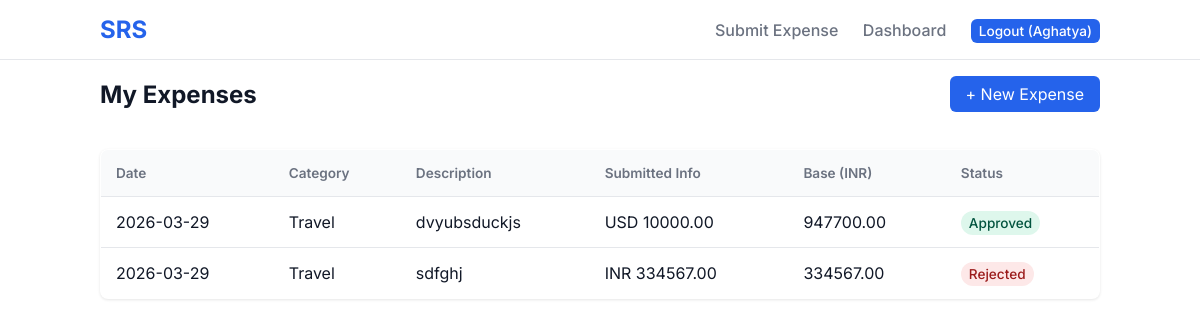
The app's page /dashboard (signed in) with its own data.
### models.py (models this page shows)
class User(UserMixin, db.Model):
    id = db.Column(db.Integer, primary_key=True)
    username = db.Column(db.String(50), nullable=False, unique=True)
    password_hash = db.Column(db.String(256), nullable=False)
    role = db.Column(db.String(20), nullable=False, default='Employee')
    company_id = db.Column(db.Integer, db.ForeignKey('company.id'), nullable=True)
    manager_id = db.Column(db.Integer, db.ForeignKey('user.id'), nullable=True)
    subordinates = db.relationship('User', backref=db.backref('manager', remote_side=[id]))
    expenses = db.relationship('Expense', backref='employee', foreign_keys='Expense.employee_id', lazy=True)

class Company(db.Model):
    id = db.Column(db.Integer, primary_key=True)
    name = db.Column(db.String(100), nullable=False)
    base_currency = db.Column(db.String(10), nullable=False, default="USD")
    is_manager_approver = db.Column(db.Boolean, default=True) # If true, manager must approve first before workflow triggers
    users = db.relationship('User', backref='company', lazy=True)
    approval_rules = db.relationship('ApprovalRule', backref='company', lazy=True)

class Expense(db.Model):
    id = db.Column(db.Integer, primary_key=True)
    employee_id = db.Column(db.Integer, db.ForeignKey('user.id'), nullable=False)
    amount_submitted = db.Column(db.Float, nullable=False)
    currency_submitted = db.Column(db.String(10), nullable=False)
    amount_base = db.Column(db.Float, nullable=False)
    category = db.Column(db.String(50), nullable=False)
    description = db.Column(db.String(200), nullable=True)
    date = db.Column(db.DateTime, default=datetime.utcnow)
    receipt_image_path = db.Column(db.String(200), nullable=True)
    status = db.Column(db.String(20), default='Pending')
    current_approval_step = db.Column(db.Integer, default=0)
    approvals = db.relationship('ExpenseApprovalStep', backref='expense', lazy=True, cascade="all, delete-orphan")

### app.py (the view, shortened to what this page needs)
@app.route('/')
@app.route('/dashboard')
@login_required
def dashboard():
    if current_user.role in ['Admin', 'CTO']:
        expenses = Expense.query.join(User).filter(User.company_id == current_user.company_id).all()
        return render_template('dashboard_admin.html', expenses=expenses)
    else:
        my_expenses = Expense.query.filter_by(employee_id=current_user.id).all()
        return render_template('dashboard_employee.html', expenses=my_expenses)

### app.py (called while the page is built)
@login_manager.user_loader
def load_user(user_id):
    return User.query.get(int(user_id))

### templates/dashboard_employee.html
{% extends 'base.html' %}
{% block content %}
<div style="display: flex; justify-content: space-between; align-items: center; margin-bottom: 20px;">
    <h2>My Expenses</h2>
    <a href="{{ url_for('submit_expense') }}" class="btn-primary" style="text-decoration: none;">+ New Expense</a>
</div>
<table class="table">
    <thead>
        <tr>
            <th>Date</th>
            <th>Category</th>
            <th>Description</th>
            <th>Submitted Info</th>
            <th>Base ({{ current_user.company.base_currency }})</th>
            <th>Status</th>
        </tr>
    </thead>
    <tbody>
        {% for exp in expenses %}
        <tr>
            <td>{{ exp.date.strftime('%Y-%m-%d') }}</td>
            <td>{{ exp.category }}</td>
            <td>{{ exp.description }}</td>
            <td>{{ exp.currency_submitted }} {{ "%.2f"|format(exp.amount_submitted) }}</td>
            <td>{{ "%.2f"|format(exp.amount_base) }}</td>
            <td><span class="badge badge-{{ exp.status }}">{{ exp.status }}</span></td>
        </tr>
        {% else %}
        <tr><td colspan="6" style="text-align: center;">No expenses recorded yet.</td></tr>
        {% endfor %}
    </tbody>
</table>
{% endblock %}

### templates/base.html (shortened to what this page needs)
<!DOCTYPE html>
<html lang="en">
<head>
    <link rel="stylesheet" href="{{ url_for('static', filename='css/style.css') }}">
</head>
<body>
    <nav class="navbar">
        <div class="container nav-content">
            <a href="{{ url_for('dashboard') }}" class="logo">SRS</a>
            <div class="nav-links">
                {% if current_user.is_authenticated %}
                    {% if current_user.role in ['Admin', 'Manager', 'Employee'] %}
                        <a href="{{ url_for('submit_expense') }}">Submit Expense</a>
                    {% endif %}
                    <a href="{{ url_for('dashboard') }}">Dashboard</a>
                    <a href="{{ url_for('logout') }}" class="btn-primary btn-sm">Logout ({{ current_user.username }})</a>
                {% else %}
                    <a href="{{ url_for('login') }}">Login</a>
                    <a href="{{ url_for('signup') }}" class="btn-primary">Sign Up</a>
                {% endif %}
            </div>
        </div>
    </nav>
    <div class="container main-content">
        {% block content %}{% endblock %}
    </div>
</body>
</html>

### static/css/style.css (style rules this page uses)
:root { --primary: #2563EB; --primary-hover: #1D4ED8; --bg-color: #F9FAFB; --text-main: #111827; --text-muted: #6B7280; --border: #E5E7EB; --white: #FFFFFF; }
body { font-family: 'Inter', sans-serif; background-color: var(--white); color: var(--text-main); margin: 0; padding: 0; }
.container { max-width: 1000px; margin: 0 auto; padding: 0 20px; }
.navbar { background-color: var(--white); border-bottom: 1px solid var(--border); padding: 15px 0; }
.nav-content { display: flex; justify-content: space-between; align-items: center; }
.logo { font-size: 1.5rem; font-weight: bold; color: var(--primary); text-decoration: none; }
.nav-links a { margin-left: 20px; text-decoration: none; color: var(--text-muted); font-weight: 500; transition: color 0.2s; }
.btn-primary { background-color: var(--primary); color: var(--white) !important; padding: 8px 16px; border-radius: 6px; transition: background 0.2s; border: none; cursor: pointer; font-size: 1rem; }
.btn-sm { padding: 4px 8px; font-size: 0.85rem; }
.table { width: 100%; border-collapse: collapse; margin-top: 20px; background: var(--white); border-radius: 8px; overflow: hidden; box-shadow: 0 1px 3px 0 rgba(0,0,0,0.1); border: 1px solid var(--border); }
.table th, .table td { padding: 15px; text-align: left; border-bottom: 1px solid var(--border); }
.table th { background-color: #F9FAFB; font-weight: 600; color: var(--text-muted); font-size: 0.85rem; }
.badge { padding: 4px 8px; border-radius: 20px; font-size: 0.85rem; font-weight: 500; }
.badge-Approved { background: #DEF7EC; color: #03543F; }
.badge-Rejected { background: #FDE8E8; color: #9B1C1C; }

### records on screen
User: username "Aghatya"
Company: company.base_currency "INR"
Expense: date "2026-03-29", category "Travel", description "dvyubsduckjs", currency_submitted "USD", amount_submitted "10000.00", amount_base "947700.00", status "Approved"
Expense: date "2026-03-29", category "Travel", description "sdfghj", currency_submitted "INR", amount_submitted "334567.00", amount_base "334567.00", status "Rejected"
